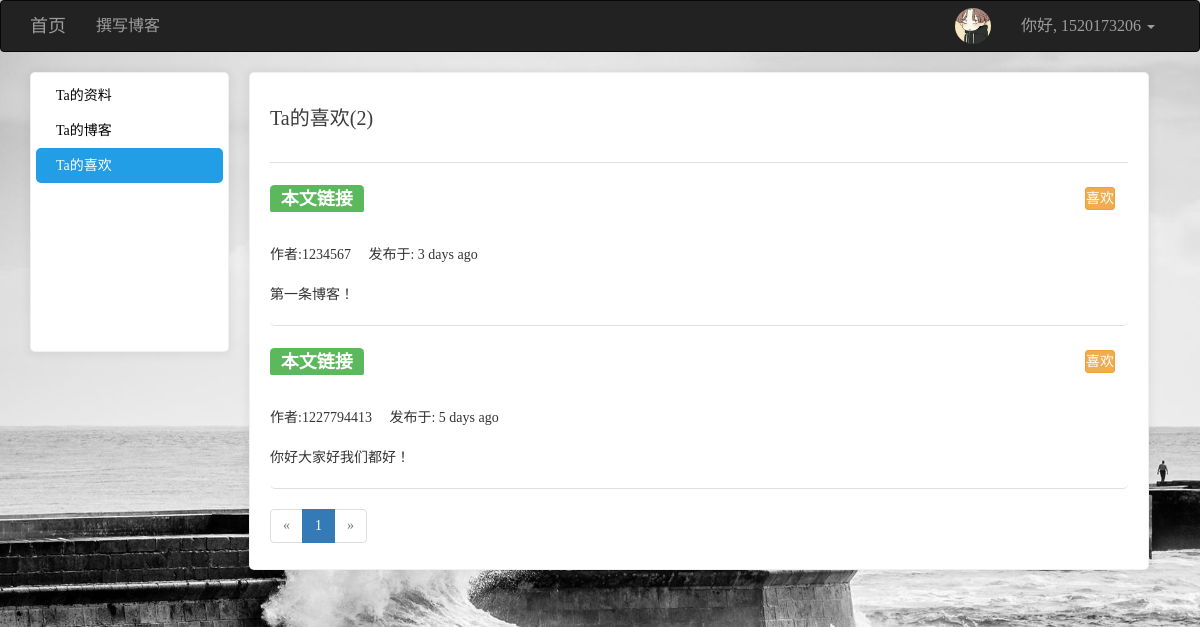
The app's page /user/my_fav/123456 (signed in) with its own data.
### app/models/users.py (models this page shows, shortened)
class User(UserMixin, db.Model):
    __tablename__ = 'users'
    id = db.Column(db.Integer, primary_key=True)
    username = db.Column(db.String(64), unique=True)
    password_hash = db.Column(db.String(128))
    email = db.Column(db.String(128), unique=True)
    confirmed = db.Column(db.Boolean, default=False)
    icon = db.Column(db.String(64), default='default.jpg')
    name = db.Column(db.String(64))
    location = db.Column(db.String(64))
    about_me = db.Column(db.Text())
    member_since = db.Column(db.DateTime(), default=datetime.utcnow)
    last_seen = db.Column(db.DateTime(), default=datetime.utcnow)
    posts = db.relationship('Posts', backref='user', lazy='dynamic', cascade='all, delete-orphan')
    favorites = db.relationship('Posts', secondary="collections", backref=db.backref('users', lazy='dynamic'), lazy='dynamic')
    comments = db.relationship('Comment', backref='user', lazy='dynamic', cascade='all, delete-orphan')
    @property
    def password(self):
        raise AttributeError('密码不可读')
    def is_favorite(self, pid):
        favorites = self.favorites.all()
        posts = list(filter(lambda p: p.id == pid, favorites))
        if len(posts) > 0:
            return True
        else:
            return False
    def ping(self):
        self.last_seen = datetime.utcnow()
        db.session.add(self)
        db.session.commit()

### app/models/posts.py (models this page shows, shortened)
class Posts(db.Model):
    __tablename__ = 'posts'
    id = db.Column(db.Integer, primary_key=True)
    rid = db.Column(db.Integer, index=True, default=0)
    content = db.Column(db.Text)
    timestamp = db.Column(db.DateTime, default=datetime.utcnow)
    uid = db.Column(db.Integer, db.ForeignKey('users.id', ondelete='CASCADE'))
    comments = db.relationship('Comment', backref='post', lazy='dynamic', cascade='all, delete-orphan')
    body_html = db.Column(db.Text)
    body_text = db.Column(db.Text)

### app/views/user.py (the view)
@user.route('/my_fav/<username>')
def my_fav(username):
    u = User.query.filter_by(username=username).first_or_404()
    page = request.args.get('page', 1, type=int)  # 用户想查看第几页
    pagination = u.favorites.order_by(Posts.timestamp.desc()).paginate(page, per_page=5, error_out=False)
    posts = pagination.items
    return render_template('user/myCollection.html', user=u, posts=posts, pagination=pagination)

### app/models/users.py (called while the page is built)
@loginmanager.user_loader
def user_loader(uid):
    return User.query.get(int(uid))

### app/views/user.py (called while the page is built)
@user.before_app_request
def before_request():
    if current_user.is_authenticated:
        current_user.ping()

### app/templates/user/myCollection.html (shortened to what this page needs)
{% extends 'commons/base.html' %}
{% from 'commons/macro.html' import pagination_show %}
{% block styles %}
    {{ super() }}
{% endblock %}
{% block page_content %}
    <div class="left_cont" style="background: white" >
        <ul>
            <li class="side1"><a href="{{ url_for('user.index', username=user.username) }}" class="aside">{% if current_user.username == user.username %}我{% else %}Ta{% endif %}的资料</a></li>
            <li class="side3"><a href="{{ url_for('user.my_blog', username=user.username) }}">{% if current_user.username == user.username %}我{% else %}Ta{% endif %}的博客</a></li>
            <li class="side4"><a href="{{ url_for('user.my_fav', username=user.username) }}">{% if current_user.username == user.username %}我{% else %}Ta{% endif %}的喜欢</a></li>
        </ul>
    </div>
    <div class="right_cont" style="background: white; border: 1px solid rgba(0, 0, 0, .06); padding: 0 20px; box-shadow: 0 1px 10px 2px rgba(0, 0, 0, .06); border-radius: 5px">
        <h3>{% if current_user.username == user.username %}我{% else %}Ta{% endif %}的喜欢({{ user.favorites.count() }})</h3>
        <div class="book">
            <ul class=entries>
                {% for post in posts %}
                    <li>
                        <h1>
                            <a target="_blank" href="{{ url_for('posts.post_show', id=post.id) }}"><span class="label label-success">本文链接</span></a>
                        </h1>
                        {% if current_user.is_authenticated %}
                            {% if current_user.username != post.user.username %}
                                <span class="btn btn-warning btn-sm" style="font-size: 14px; padding: 0px; position: relative; left: 95%; top: -35px">
                                    <span class="collect" url="{{ url_for('posts.collect', pid=post.id) }}">
                                        {% if current_user.is_favorite(post.id) %}
                                            取消喜欢
                                        {% else %}
                                            喜欢
                                        {% endif %}
                                    </span>
                                </span>
                            {% endif %}
                        {% endif %}<br>
                        <span>作者:{{ post.user.username }}</span>&nbsp;&nbsp;&nbsp;&nbsp;&nbsp;<span>发布于: {{ moment(post.timestamp).fromNow() }}</span>
                        <p style="overflow: hidden; text-overflow: ellipsis; word-break: break-all">
                            {% if post.body_html %}
                                {{ post.body_text }}
                            {% else %}
                                {{ post.content }}
                            {% endif %}
                        </p>
                    </li>
                {% endfor %}
                {{ pagination_show(pagination,'user.my_fav',user.username) }}
            </ul>
        </div>
    </div>
{% endblock %}

### app/templates/commons/base.html (shortened to what this page needs)
{% extends 'bootstrap/base.html' %}
{% import 'bootstrap/wtf.html' as wtf %}
{% block navbar %}
    <nav class="navbar navbar-inverse" style="-webkit-user-select: none; font-size: 16px;">
        <div class="container">
            <div class="navbar-header">
                <a class="navbar-brand" href="{{ url_for('main.index') }}">首页</a>
            </div>
            <div class="collapse navbar-collapse">
                <ul class="nav navbar-nav">
                    {% if current_user.is_authenticated %}
                        <li><a href="{{ url_for('posts.index') }}">撰写博客</a></li>
                    {% endif %}
                </ul>
                <ul class="nav navbar-nav navbar-right">
                    {% if current_user.is_authenticated %}
                        <li>
                            <a href="{{ url_for('user.index', username=current_user.username) }}">
                                <img style="width: 36px; height: 36px; border-radius: 50%; float: left; margin-top: -8px" src="{{ url_for('static', filename='uploads/' + current_user.icon) }}" alt="...">
                            </a>
                        </li>
                        <li class="dropdown">
                            <a href="#" class="dropdown-toggle" data-toggle="dropdown" role="button" aria-haspopup="true"
                               aria-expanded="false">你好, {{ current_user.username }} <span class="caret"></span></a>
                        </li>
                    {% else %}
                        <li><a href="{{ url_for('user.register') }}">注册</a></li>
                        <li><a href="{{ url_for('user.login') }}">登录</a></li>
                    {% endif %}
                </ul>
            </div>
        </div>
    </nav>
{% endblock %}
{% block content %}
    <div class="container">
        {% block page_content %}
        {% endblock %}
    </div>
{% endblock %}
{% block styles %}
    {{ super() }}
{% endblock %}

### app/templates/commons/base.html (style rules this page uses)
body { font-family: "田氏宋体旧字形"; -webkit-user-select: none; background-image: url(/images/1214885.jpg); -webkit-background-size: cover; -o-background-size: cover; background-size: cover; z-index: -2; }

### app/templates/user/myCollection.html (style rules this page uses)
.left_cont { width: 199px;height:280px;float: left; border: 1px solid rgba(0, 0, 0, .06); padding: 5px; box-shadow: 0 1px 10px 2px rgba(0, 0, 0, .06); border-radius: 5px }
.right_cont { width: 900px;margin: 0 20px; margin-bottom: 30px; display: inline-block }
h3 { font-size: 20px;color: #3d3d3d;height: 90px;line-height: 90px;border-bottom: 1px solid #e0e0e0;margin: 0; }
li, ul { padding: 0;margin: 0;list-style: none; border-radius: 5px }
.side1 a,.side2 a,.side3 a,.side4 a { font-size: 14px; color: black;display: inline-block;height: 35px;line-height: 35px;width: 100%; padding-left: 20px }
.side4 { background-color: #229EE6; }
.side4 a { color: white; }
.book { width: 100%; display: inline-block }
.book h1 { font-size: 24px;line-height: 1.2em; }
.book li { width: 100%; border-bottom: 1px solid #e0e0e0; margin-top: 20px }
h1 a { color: #428bca;text-decoration: none;display: -webkit-box;-webkit-box-orient: vertical;-webkit-line-clamp: 2;overflow: hidden; }
p { margin:20px 0 20px 0;display: -webkit-box;-webkit-box-orient: vertical;-webkit-line-clamp: 3;overflow: hidden; }

### records on screen
User: icon (placeholder picture), username "1520173206"
Posts: shows "喜欢", user.username "1234567", timestamp "3 days ago", body_text "第一条博客！"
Posts: shows "喜欢", user.username "1227794413", timestamp "5 days ago", content "你好大家好我们都好！"

### other values on screen
{{ user.favorites.count() }} "2"
{{ p }} "1"
